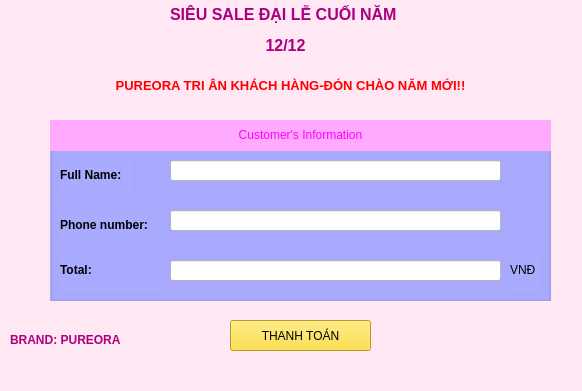
<?xml version="1.0" encoding="UTF-8"?>
<ui version="4.0">
 <class>MainWindow</class>
 <widget class="QMainWindow" name="MainWindow">
  <property name="geometry">
   <rect>
    <x>0</x>
    <y>0</y>
    <width>582</width>
    <height>391</height>
   </rect>
  </property>
  <property name="windowTitle">
   <string>MainWindow</string>
  </property>
  <property name="styleSheet">
   <string notr="true">background-color: rgb(255, 231, 243);</string>
  </property>
  <widget class="QWidget" name="centralwidget">
   <widget class="QLabel" name="label_5">
    <property name="geometry">
     <rect>
      <x>90</x>
      <y>60</y>
      <width>401</width>
      <height>51</height>
     </rect>
    </property>
    <property name="text">
     <string>&lt;html&gt;&lt;head/&gt;&lt;body&gt;&lt;p align=&quot;center&quot;&gt;&lt;span style=&quot; font-size:10pt; font-weight:600; color:#ff0000;&quot;&gt;PUREORA TRI ÂN KHÁCH HÀNG-ĐÓN CHÀO NĂM MỚI!!&lt;/span&gt;&lt;/p&gt;&lt;/body&gt;&lt;/html&gt;</string>
    </property>
   </widget>
   <widget class="QLabel" name="label">
    <property name="geometry">
     <rect>
      <x>120</x>
      <y>0</y>
      <width>331</width>
      <height>61</height>
     </rect>
    </property>
    <property name="styleSheet">
     <string notr="true">font: 13pt &quot;MS Shell Dlg 2&quot;;</string>
    </property>
    <property name="text">
     <string>&lt;html&gt;&lt;head/&gt;&lt;body&gt;&lt;p align=&quot;center&quot;&gt;&lt;span style=&quot; font-size:12pt; font-weight:600; color:#aa007f;&quot;&gt;SIÊU SALE ĐẠI LỄ CUỐI NĂM &lt;/span&gt;&lt;/p&gt;&lt;p align=&quot;center&quot;&gt;&lt;span style=&quot; font-size:12pt; font-weight:600; color:#aa007f;&quot;&gt;12/12&lt;/span&gt;&lt;/p&gt;&lt;/body&gt;&lt;/html&gt;</string>
    </property>
   </widget>
   <widget class="QLabel" name="label_3">
    <property name="geometry">
     <rect>
      <x>310</x>
      <y>30</y>
      <width>41</width>
      <height>31</height>
     </rect>
    </property>
    <property name="text">
     <string/>
    </property>
    <property name="pixmap">
     <pixmap>images/fire.png</pixmap>
    </property>
    <property name="scaledContents">
     <bool>true</bool>
    </property>
   </widget>
   <widget class="QLabel" name="label_4">
    <property name="geometry">
     <rect>
      <x>10</x>
      <y>330</y>
      <width>121</width>
      <height>21</height>
     </rect>
    </property>
    <property name="text">
     <string>&lt;html&gt;&lt;head/&gt;&lt;body&gt;&lt;p&gt;&lt;span style=&quot; font-weight:600; color:#aa007f;&quot;&gt;BRAND: PUREORA &lt;/span&gt;&lt;/p&gt;&lt;/body&gt;&lt;/html&gt;</string>
    </property>
   </widget>
   <widget class="QLabel" name="label_6">
    <property name="geometry">
     <rect>
      <x>220</x>
      <y>30</y>
      <width>41</width>
      <height>31</height>
     </rect>
    </property>
    <property name="text">
     <string/>
    </property>
    <property name="pixmap">
     <pixmap>images/fire.png</pixmap>
    </property>
    <property name="scaledContents">
     <bool>true</bool>
    </property>
   </widget>
   <widget class="QGroupBox" name="groupBox_3">
    <property name="geometry">
     <rect>
      <x>50</x>
      <y>120</y>
      <width>501</width>
      <height>181</height>
     </rect>
    </property>
    <property name="styleSheet">
     <string notr="true">background-color: rgb(170, 170, 255);</string>
    </property>
    <property name="title">
     <string/>
    </property>
    <widget class="QLabel" name="label_7">
     <property name="geometry">
      <rect>
       <x>0</x>
       <y>0</y>
       <width>501</width>
       <height>31</height>
      </rect>
     </property>
     <property name="styleSheet">
      <string notr="true">color: rgb(255, 0, 255);
background-color: rgb(255, 170, 255);
font: 12pt &quot;MS Shell Dlg 2&quot;;</string>
     </property>
     <property name="text">
      <string>&lt;html&gt;&lt;head/&gt;&lt;body&gt;&lt;p align=&quot;center&quot;&gt;Customer's Information&lt;/p&gt;&lt;/body&gt;&lt;/html&gt;</string>
     </property>
    </widget>
    <widget class="QLabel" name="label_8">
     <property name="geometry">
      <rect>
       <x>10</x>
       <y>40</y>
       <width>71</width>
       <height>31</height>
      </rect>
     </property>
     <property name="styleSheet">
      <string notr="true">font: 10pt &quot;MS Shell Dlg 2&quot;;
</string>
     </property>
     <property name="text">
      <string>&lt;html&gt;&lt;head/&gt;&lt;body&gt;&lt;p&gt;&lt;span style=&quot; font-weight:600;&quot;&gt;Full Name:&lt;/span&gt;&lt;/p&gt;&lt;/body&gt;&lt;/html&gt;</string>
     </property>
    </widget>
    <widget class="QLineEdit" name="lineEdit_fullname">
     <property name="geometry">
      <rect>
       <x>120</x>
       <y>40</y>
       <width>331</width>
       <height>21</height>
      </rect>
     </property>
     <property name="styleSheet">
      <string notr="true">background-color: rgb(255, 255, 255);</string>
     </property>
    </widget>
    <widget class="QLabel" name="label_9">
     <property name="geometry">
      <rect>
       <x>10</x>
       <y>90</y>
       <width>101</width>
       <height>31</height>
      </rect>
     </property>
     <property name="styleSheet">
      <string notr="true">font: 10pt &quot;MS Shell Dlg 2&quot;;
</string>
     </property>
     <property name="text">
      <string>&lt;html&gt;&lt;head/&gt;&lt;body&gt;&lt;p&gt;&lt;span style=&quot; font-weight:600;&quot;&gt;Phone number:&lt;/span&gt;&lt;/p&gt;&lt;/body&gt;&lt;/html&gt;</string>
     </property>
    </widget>
    <widget class="QLineEdit" name="lineEdit_address_total">
     <property name="geometry">
      <rect>
       <x>120</x>
       <y>140</y>
       <width>331</width>
       <height>21</height>
      </rect>
     </property>
     <property name="styleSheet">
      <string notr="true">background-color: rgb(255, 255, 255);</string>
     </property>
     <property name="text">
      <string/>
     </property>
    </widget>
    <widget class="QLineEdit" name="lineEdit_phonenumber">
     <property name="geometry">
      <rect>
       <x>120</x>
       <y>90</y>
       <width>331</width>
       <height>21</height>
      </rect>
     </property>
     <property name="styleSheet">
      <string notr="true">background-color: rgb(255, 255, 255);</string>
     </property>
    </widget>
    <widget class="QLabel" name="label_10">
     <property name="geometry">
      <rect>
       <x>10</x>
       <y>130</y>
       <width>101</width>
       <height>41</height>
      </rect>
     </property>
     <property name="styleSheet">
      <string notr="true">font: 10pt &quot;MS Shell Dlg 2&quot;;
</string>
     </property>
     <property name="text">
      <string>&lt;html&gt;&lt;head/&gt;&lt;body&gt;&lt;p&gt;&lt;span style=&quot; font-weight:600;&quot;&gt;Total:&lt;/span&gt;&lt;/p&gt;&lt;/body&gt;&lt;/html&gt;</string>
     </property>
    </widget>
    <widget class="QLabel" name="label_11">
     <property name="geometry">
      <rect>
       <x>460</x>
       <y>130</y>
       <width>31</width>
       <height>41</height>
      </rect>
     </property>
     <property name="styleSheet">
      <string notr="true">font: 10pt &quot;MS Shell Dlg 2&quot;;
</string>
     </property>
     <property name="text">
      <string>&lt;html&gt;&lt;head/&gt;&lt;body&gt;&lt;p&gt;VNĐ&lt;/p&gt;&lt;/body&gt;&lt;/html&gt;</string>
     </property>
    </widget>
   </widget>
   <widget class="QPushButton" name="pushButton_payment">
    <property name="geometry">
     <rect>
      <x>230</x>
      <y>320</y>
      <width>141</width>
      <height>31</height>
     </rect>
    </property>
    <property name="styleSheet">
     <string notr="true">font: 12pt &quot;MS Shell Dlg 2&quot;;
background-color: rgb(255, 218, 30);</string>
    </property>
    <property name="text">
     <string>THANH TOÁN</string>
    </property>
    <property name="icon">
     <iconset>
      <normaloff>images/pay.png</normaloff>images/pay.png</iconset>
    </property>
    <property name="iconSize">
     <size>
      <width>30</width>
      <height>30</height>
     </size>
    </property>
   </widget>
  </widget>
  <widget class="QMenuBar" name="menubar">
   <property name="geometry">
    <rect>
     <x>0</x>
     <y>0</y>
     <width>582</width>
     <height>22</height>
    </rect>
   </property>
  </widget>
  <widget class="QStatusBar" name="statusbar"/>
 </widget>
 <resources/>
 <connections/>
</ui>
